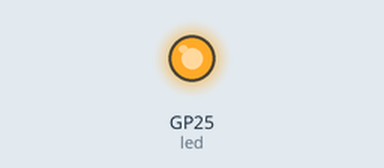
Recording of a program running on a simulated Raspberry Pi Pico running MicroPython. On the bench: output pins drawn as LEDs (lit = HIGH). At 0.0 s the program stops and its outputs stay as they are.

Above: at 0.1 s.
Timing chart, 0 to 1.5 s (numbered marks = the images above):
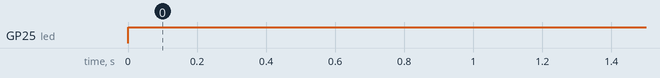

Measured:
- by itself, GP25 (led): LOW → HIGH at 0.00 s

The program:

led_toggle.py
```python
# Toggles the Pico/Pico W onboard LED once using the machine.Pin API.
#
# Full tutorial: https://shillehtek.com/blogs/news/raspberry-pi-pico-w-rshell-repl-led-blink
# Parts used: https://shillehtek.com/products/raspberry-pi-pico-2w-presoldered-headers
# More examples: https://github.com/shillehbean/shillehtek-examples
#

from machine import Pin
led = Pin("LED", Pin.OUT)
led.toggle()
```
